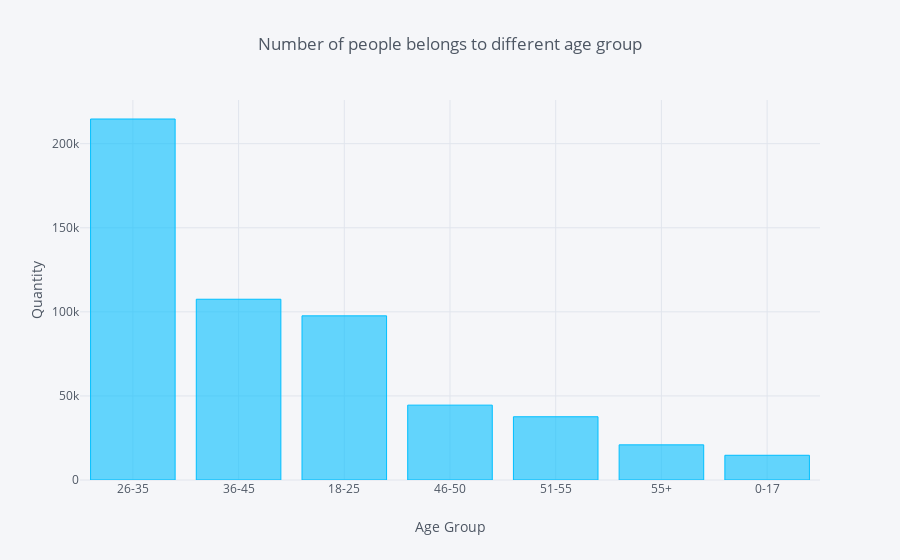

Source (notebook cell):
### Markdown cell above
### 3). From which age group people belongs maximum.

### Code cell
age = df['Age'].value_counts().reset_index()
age.columns = ['Age Group', 'Count']
age.iplot(kind='bar', x='Age Group', y='Count', title='Number of people belongs to different age group',
         xTitle='Age Group', yTitle='Quantity', color='deepskyblue')

### Figure 1 — Plotly figure (JSON) as saved in the notebook; plotly's stock layout.template omitted (floating-point values rounded to 4 significant figures)
{"data": [{"marker": {"color": "rgba(0, 191, 255, 0.6)", "line": {"color": "rgba(0, 191, 255, 1.0)", "width": 1}}, "name": "Count", "orientation": "v", "text": "", "type": "bar", "uid": "4146a09f-b25c-4634-a09d-09aa15f6884f", "x": ["26-35", "36-45", "18-25", "46-50", "51-55", "55+", "0-17"], "y": [214690, 107499, 97634, 44526, 37618, 20903, 14707]}], "layout": {"legend": {"bgcolor": "#F5F6F9", "font": {"color": "#4D5663"}}, "paper_bgcolor": "#F5F6F9", "plot_bgcolor": "#F5F6F9", "title": {"font": {"color": "#4D5663"}, "text": "Number of people belongs to different age group"}, "xaxis": {"gridcolor": "#E1E5ED", "showgrid": true, "tickfont": {"color": "#4D5663"}, "title": {"font": {"color": "#4D5663"}, "text": "Age Group"}, "zerolinecolor": "#E1E5ED"}, "yaxis": {"gridcolor": "#E1E5ED", "showgrid": true, "tickfont": {"color": "#4D5663"}, "title": {"font": {"color": "#4D5663"}, "text": "Quantity"}, "zerolinecolor": "#E1E5ED"}}}
